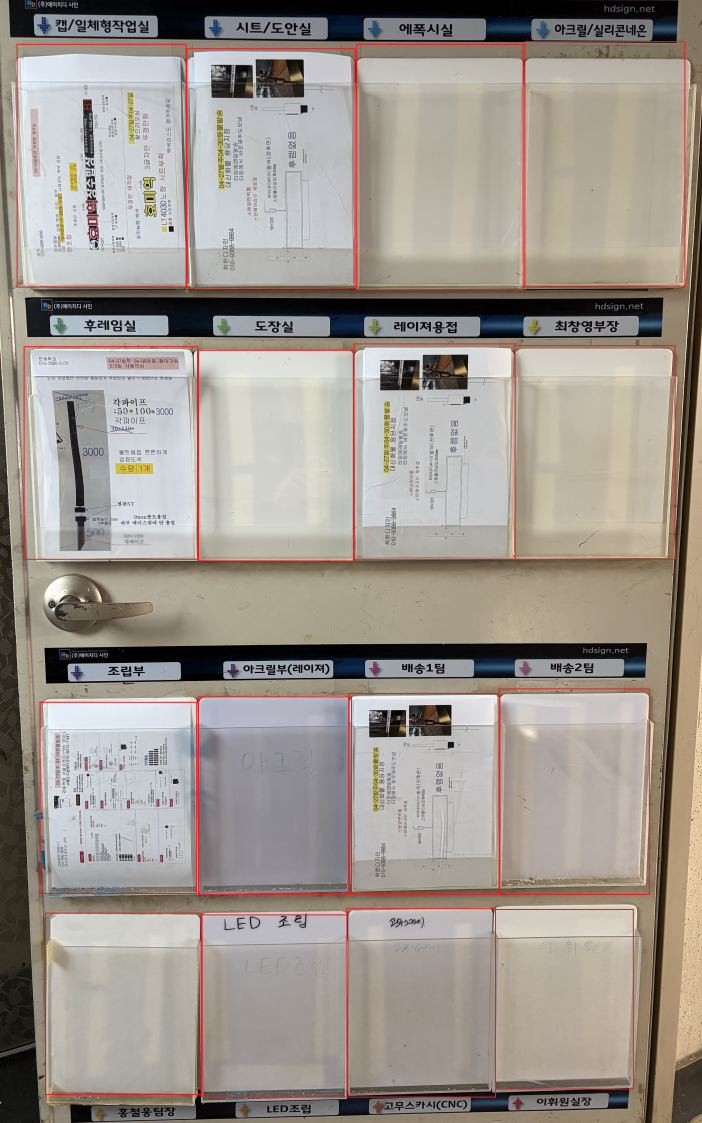
#> input picture scripts/assets/distribution.jpg, 3510 x 5613 px (shown at 1/5 size)
$ python _detect_slots.py
#> lines starting #> are read from the running program, lines starting #| are printed output that depends on the picture; after the words box and inside, x2 and y2 are one past the last pixel; in counts of white or black regions, pixels touching at a corner belong together
"""분배함 사진(빨간 박스)에서 16칸 좌표를 추출.
사용자 마우스 단차 보정: 같은 행은 top/bottom 평균, 같은 열은 left/right 평균.

전략:
1) 빨간 마스크 → BFS connected components
2) 컴포넌트들을 y 좌표로 4 row 그룹핑 (y gap > 100 이면 새 행)
3) 각 row 그룹 안에서 컴포넌트 폭으로 칸 수 결정 (W/4 단위로 반올림)
4) 컴포넌트를 가로 등분 → 행당 4개 박스 = 총 16개
5) 행 단위 평균 top/bottom, 열 단위 평균 left/right 적용
"""
from __future__ import annotations

import sys
from pathlib import Path

import numpy as np
from PIL import Image

IMG = Path(__file__).resolve().parent / "assets" / "distribution.jpg"

img = Image.open(IMG).convert("RGB")
#> img is the input picture: PIL image 3510x5613 RGB; mean R, G, B 158.1, 150.8, 143
W, H = img.size
#> W = 3510; H = 5613
arr = np.asarray(img)
r = arr[:, :, 0].astype(np.int32)
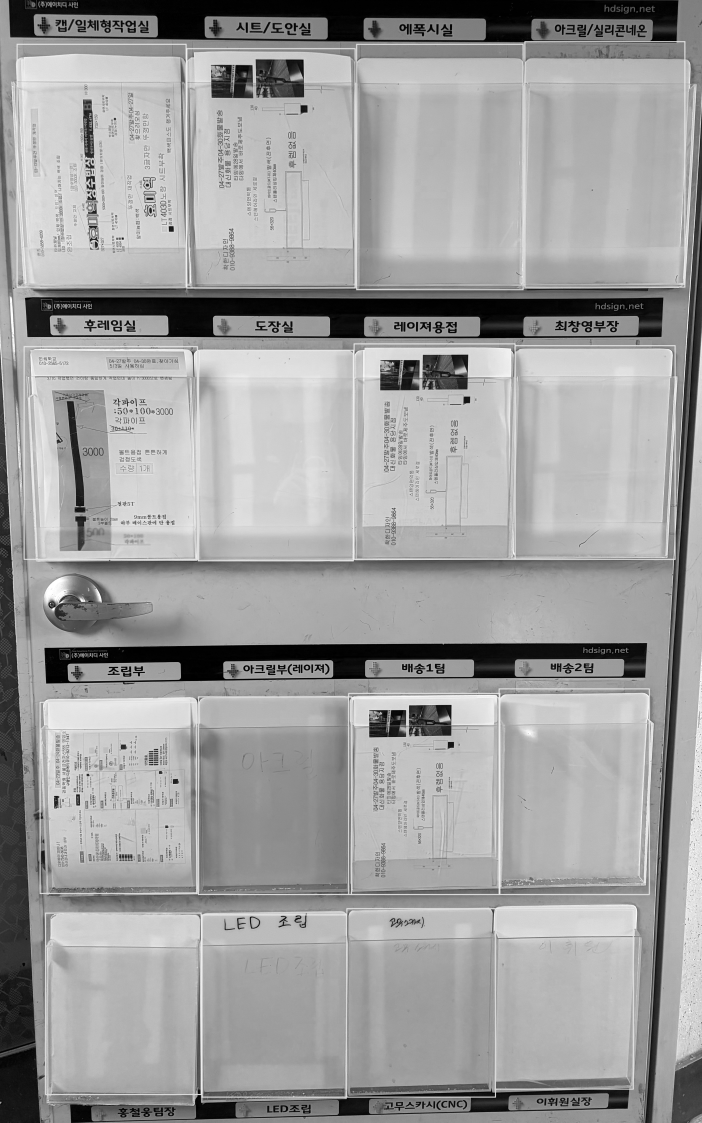
#> r: shape (5613, 3510) int32 (shown at 1/5 size); min 0, max 255, mean 158.1
g = arr[:, :, 1].astype(np.int32)
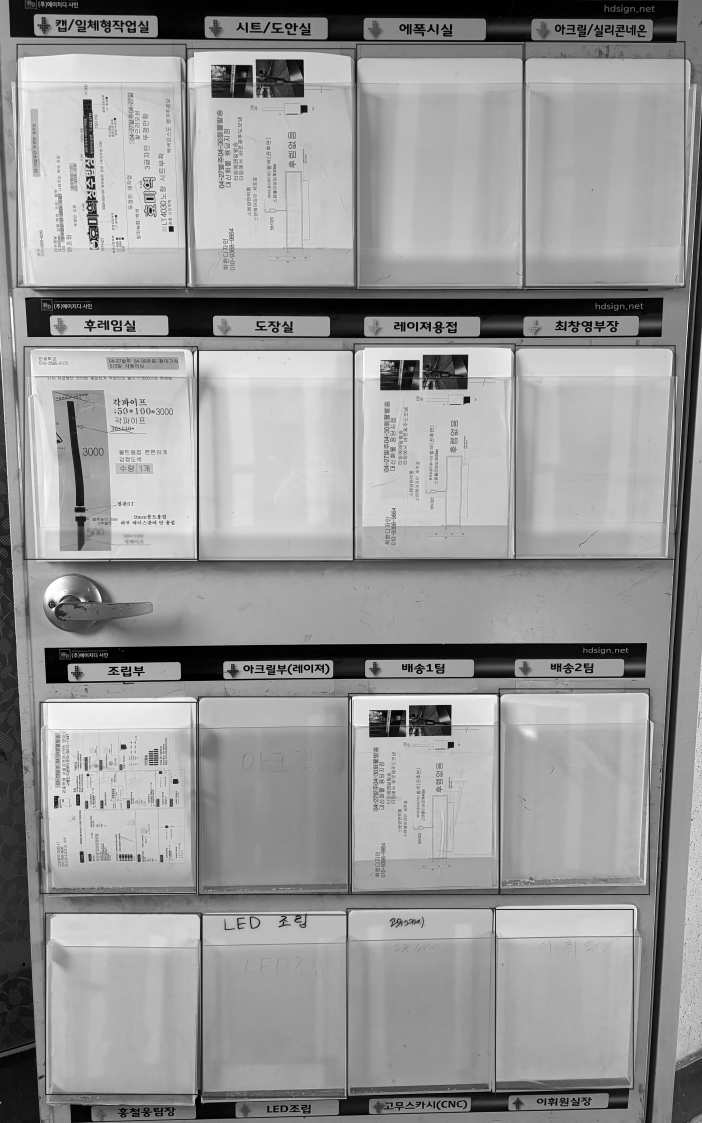
#> g: shape (5613, 3510) int32 (shown at 1/5 size); min 0, max 255, mean 150.8
b = arr[:, :, 2].astype(np.int32)
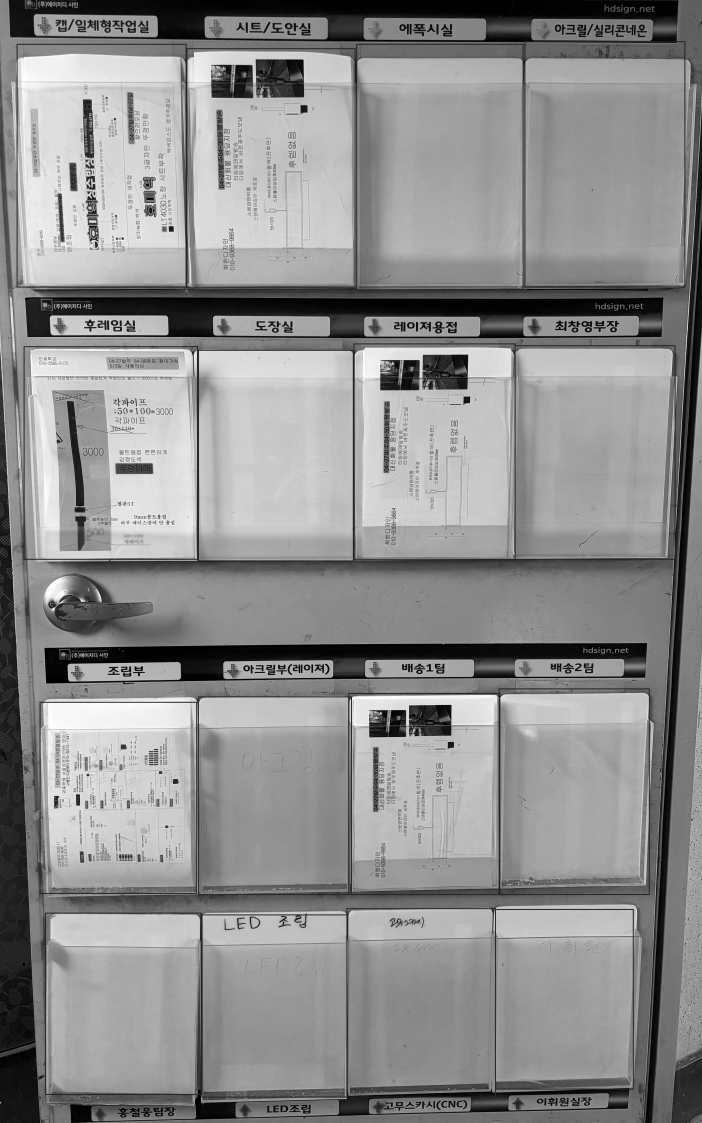
#> b: shape (5613, 3510) int32 (shown at 1/5 size); min 0, max 255, mean 143
mask = (r > 160) & (g < 110) & (b < 110) & ((r - g) > 60) & ((r - b) > 60)
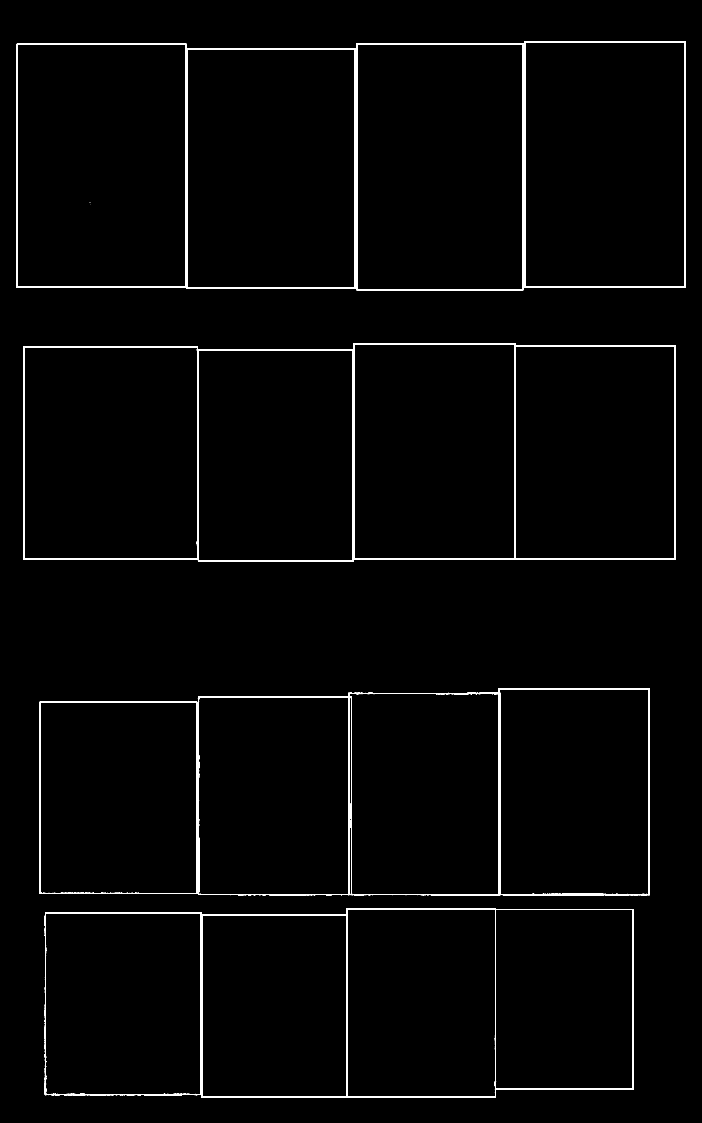
#> mask: shape (5613, 3510) bool (shown at 1/5 size); 1.5% white; 10 white regions (3 under 20 px), largest, box (x1, y1, x2, y2) and area: (117, 1716, 3379, 2807) 71583, (224, 4540, 3170, 5488) 59160, (989, 3441, 3250, 4476) 56267
print(f"image {W}x{H}, red pixels {int(mask.sum())}", file=sys.stderr)


def components(mask: np.ndarray) -> list[tuple[int, int, int, int, int]]:
    Hh, Ww = mask.shape
#> Hh = 5613; Ww = 3510
    visited = np.zeros_like(mask, dtype=bool)
    out: list[tuple[int, int, int, int, int]] = []
    ys, xs = np.where(mask)
    for y0, x0 in zip(ys.tolist(), xs.tolist()):
        if visited[y0, x0]:
            continue
        stack = [(y0, x0)]
        min_y = max_y = y0
        min_x = max_x = x0
        count = 0
        while stack:
            y, x = stack.pop()
            if visited[y, x] or not mask[y, x]:
                continue
            visited[y, x] = True
            count += 1
            if y < min_y: min_y = y
            if y > max_y: max_y = y
            if x < min_x: min_x = x
            if x > max_x: max_x = x
            if x + 1 < Ww: stack.append((y, x + 1))
            if x - 1 >= 0: stack.append((y, x - 1))
            if y + 1 < Hh: stack.append((y + 1, x))
            if y - 1 >= 0: stack.append((y - 1, x))
        if count > 500:
            out.append((min_x, min_y, max_x, max_y, count))
#> this loop made 289940 passes
#> (y0, x0) on passes 2 to 4: (205, 3392), (205, 3393), (205, 3394)
#> after the loop, out = [(2621, 205, 3427, 1438, 21490), (82, 218, 1778, 1442, 41724), (1780, 218, 2618, 1450, 21761), (117, 1716, 3378, 2806, 71583), (989, 3441, 3249, 4475, 56267), (197, 3508, 985, 4469, 17950), (224, 4540, 3169, 5487, 59160)]
    return out


comps = components(mask)
#> comps has the same summary as out in components
print(f"components: {len(comps)}", file=sys.stderr)
for c in sorted(comps, key=lambda c: c[1]):
    print(f"  l={c[0]:>4} t={c[1]:>4} r={c[2]:>4} b={c[3]:>4}  w={c[2]-c[0]:>4} h={c[3]-c[1]:>4}", file=sys.stderr)
#> this loop made 7 passes

# 1) 행 그룹핑 — 다음 컴포넌트의 top 이 이전 그룹의 max bottom 보다 50px 이상 크면 새 행.
# 50px 은 아래 분배함 위층/아래층 사이의 좁은 gap(~65px) 도 분리하면서 같은 행 안에서의
# 작은 어긋남(< 30px)은 흡수할 정도.
comps_sy = sorted(comps, key=lambda c: c[1])
#> comps_sy has the same summary as out in components
row_groups: list[list] = [[comps_sy[0]]]
#> row_groups = [[(2621, 205, 3427, 1438, 21490)]]
for c in comps_sy[1:]:
    last_bot = max(x[3] for x in row_groups[-1])
    if c[1] > last_bot + 50:
        row_groups.append([c])
    else:
        row_groups[-1].append(c)
#> this loop made 6 passes
#> (c, last_bot) on passes 1 to 6: ((82, 218, 1778, 1442, 41724), 1438), ((1780, 218, 2618, 1450, 21761), 1442), ((117, 1716, 3378, 2806, 71583), 1450), ((989, 3441, 3249, 4475, 56267), 2806), ((197, 3508, 985, 4469, 17950), 4475), ((224, 4540, 3169, 5487, 59160), 4475)
#> after the loop, row_groups = [[(2621, 205, 3427, 1438, 21490), (82, 218, 1778, 1442, 41724), (1780, 218, 2618, 1450, 21761)], [(117, 1716, 3378, 2806, 71583)], [(989, 3441, 3249, 4475, 56267), (197, 3508, 985, 4469, 17950)], [(224, 4540, 3169, 5487, 59160)]]

print(f"row groups: {len(row_groups)}", file=sys.stderr)
if len(row_groups) != 4:
    print(f"WARN: expected 4 rows, got {len(row_groups)}", file=sys.stderr)

# 2) 각 행에서 컴포넌트를 가로 위치로 정렬 + 폭에 따라 N칸 분할 → 행당 4개 박스
expected_cell_w = W / 4
#> expected_cell_w = 877.5

def split_into_cells(comp, n_cols: int):
    l, t, rr, bb, _ = comp
    step = (rr - l) / n_cols
    return [(int(round(l + step * i)), t, int(round(l + step * (i + 1))), bb) for i in range(n_cols)]

all_cells: list[list[tuple[int, int, int, int]]] = []  # 행별 [(l,t,r,b) × 4]
for ri, grp in enumerate(row_groups):
    grp_x = sorted(grp, key=lambda c: c[0])
    cells_in_row: list[tuple[int, int, int, int]] = []
    for c in grp_x:
        w = c[2] - c[0]
        n = max(1, int(round(w / expected_cell_w)))
        print(f"  row {ri} comp w={w} → split into {n} cell(s)", file=sys.stderr)
        cells_in_row.extend(split_into_cells(c, n))
    if len(cells_in_row) != 4:
        print(f"WARN row {ri}: got {len(cells_in_row)} cells (need 4)", file=sys.stderr)
        # 4 미만이면 마지막 컴포넌트를 더 잘게 쪼갬 (가장 큰 컴포넌트를 대신해도 OK)
        while len(cells_in_row) < 4:
            biggest_idx = max(range(len(cells_in_row)),
                              key=lambda i: cells_in_row[i][2] - cells_in_row[i][0])
            big = cells_in_row[biggest_idx]
            mid = (big[0] + big[2]) // 2
            left_part = (big[0], big[1], mid, big[3])
            right_part = (mid, big[1], big[2], big[3])
            cells_in_row[biggest_idx:biggest_idx + 1] = [left_part, right_part]
    all_cells.append(cells_in_row[:4])
#> this loop made 4 passes
#> grp_x on passes 2, 4: [(117, 1716, 3378, 2806, 71583)], [(224, 4540, 3169, 5487, 59160)]
#> after the loop, all_cells = 4 items

# 3) 단차 보정 — 같은 행 top/bottom 평균, 같은 열 left/right 평균.
row_top = [int(round(np.mean([c[1] for c in row]))) for row in all_cells]
#> row_top = [215, 1716, 3458, 4540]
row_bot = [int(round(np.mean([c[3] for c in row]))) for row in all_cells]
#> row_bot = [1443, 2806, 4474, 5487]
col_lft = [int(round(np.mean([all_cells[ri][ci][0] for ri in range(4)]))) for ci in range(4)]
#> col_lft = [155, 892, 1619, 2467]
col_rgt = [int(round(np.mean([all_cells[ri][ci][2] for ri in range(4)]))) for ci in range(4)]
#> col_rgt = [890, 1618, 2466, 3306]

labels = [
    "캡/일체형작업실", "시트/도안실", "에폭시실", "아크릴/실리콘네온",
    "후레임실", "도장실", "레이져용접", "최창영부장",
    "조립부", "아크릴부(레이져)", "배송1팀", "배송2팀",
    "홍철웅팀장", "LED조립", "고무스카시(CNC)", "이휘원실장",
]
mapped = [
    "완조립부", "완조립부", "에폭시부", "CNC가공부",
    "완조립부", "도장부", "CNC가공부", "CNC가공부",
    "완조립부", "아크릴가공부(5층)", "배송팀", "",
    "", "LED조립부", "CNC가공부", "완조립부",
]

print()
print(f"# auto-detected from {IMG.name} ({W}x{H}). 행/열 평균 정렬됨.")
#| # auto-detected from distribution.jpg (3510x5613). 행/열 평균 정렬됨.
for i, (lab, dept) in enumerate(zip(labels, mapped)):
    ri, ci = i // 4, i % 4
    l, t, rr, bb = col_lft[ci], row_top[ri], col_rgt[ci], row_bot[ri]
    label_pad = f'"{lab}"'
    dept_pad = f'"{dept}"'
    print(f"    ({label_pad:<22} {dept_pad:<20} ({l:>4}, {t:>4}, {rr:>4}, {bb:>4})),")
#> this loop made 16 passes
#> (l, t, rr, bb) on passes 1 to 12: (155, 215, 890, 1443), (892, 215, 1618, 1443), (1619, 215, 2466, 1443), (2467, 215, 3306, 1443), (155, 1716, 890, 2806), (892, 1716, 1618, 2806), (1619, 1716, 2466, 2806), (2467, 1716, 3306, 2806), (155, 3458, 890, 4474), (892, 3458, 1618, 4474), (1619, 3458, 2466, 4474), (2467, 3458, 3306, 4474)
#|     ("캡/일체형작업실"             "완조립부"               ( 155,  215,  890, 1443)),
#|     ("시트/도안실"               "완조립부"               ( 892,  215, 1618, 1443)),
#|     ("에폭시실"                 "에폭시부"               (1619,  215, 2466, 1443)),
#|     ("아크릴/실리콘네온"            "CNC가공부"             (2467,  215, 3306, 1443)),
#|     ("후레임실"                 "완조립부"               ( 155, 1716,  890, 2806)),
#|     ("도장실"                  "도장부"                ( 892, 1716, 1618, 2806)),
#|     ("레이져용접"                "CNC가공부"             (1619, 1716, 2466, 2806)),
#|     ("최창영부장"                "CNC가공부"             (2467, 1716, 3306, 2806)),
#> (further printed lines are left out)
